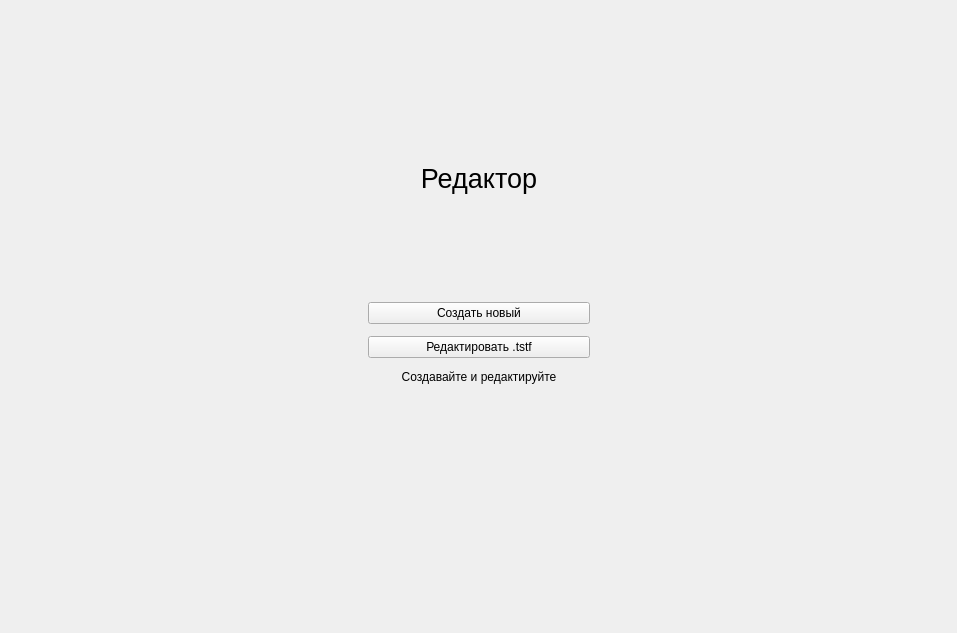
         <widget class="QWidget" name="pageChooseWidget">
          <layout class="QGridLayout" name="gridLayout">
           <item row="2" column="0">
            <spacer name="spacer">
             <property name="orientation">
              <enum>Qt::Horizontal</enum>
             </property>
             <property name="sizeHint" stdset="0">
              <size>
               <width>293</width>
               <height>247</height>
              </size>
             </property>
            </spacer>
           </item>
           <item row="0" column="1">
            <spacer name="verticalSpacer">
             <property name="orientation">
              <enum>Qt::Vertical</enum>
             </property>
             <property name="sizeHint" stdset="0">
              <size>
               <width>20</width>
               <height>152</height>
              </size>
             </property>
            </spacer>
           </item>
           <item row="3" column="1">
            <spacer name="spacer_6">
             <property name="orientation">
              <enum>Qt::Vertical</enum>
             </property>
             <property name="sizeHint" stdset="0">
              <size>
               <width>347</width>
               <height>172</height>
              </size>
             </property>
            </spacer>
           </item>
           <item row="2" column="1">
            <widget class="SimpleCardWidget" name="pageChooseChooseFile">
             <property name="minimumSize">
              <size>
               <width>350</width>
               <height>0</height>
              </size>
             </property>
             <property name="maximumSize">
              <size>
               <width>16777215</width>
               <height>250</height>
              </size>
             </property>
             <layout class="QVBoxLayout" name="verticalLayout_9">
              <property name="spacing">
               <number>12</number>
              </property>
              <property name="leftMargin">
               <number>64</number>
              </property>
              <property name="topMargin">
               <number>36</number>
              </property>
              <property name="rightMargin">
               <number>64</number>
              </property>
              <property name="bottomMargin">
               <number>36</number>
              </property>
              <item>
               <spacer name="spacer_3">
                <property name="orientation">
                 <enum>Qt::Vertical</enum>
                </property>
                <property name="sizeHint" stdset="0">
                 <size>
                  <width>20</width>
                  <height>40</height>
                 </size>
                </property>
               </spacer>
              </item>
              <item>
               <layout class="QHBoxLayout" name="layout">
                <property name="spacing">
                 <number>4</number>
                </property>
                <item>
                 <widget class="IconWidget" name="chooseFileIcon">
                  <property name="sizePolicy">
                   <sizepolicy hsizetype="Preferred" vsizetype="Preferred">
                    <horstretch>0</horstretch>
                    <verstretch>0</verstretch>
                   </sizepolicy>
                  </property>
                  <property name="minimumSize">
                   <size>
                    <width>24</width>
                    <height>24</height>
                   </size>
                  </property>
                  <property name="maximumSize">
                   <size>
                    <width>24</width>
                    <height>24</height>
                   </size>
                  </property>
                  <property name="acceptDrops">
                   <bool>true</bool>
                  </property>
                 </widget>
                </item>
               </layout>
              </item>
              <item>
               <widget class="PrimaryPushButton" name="newFileIconButton">
                <property name="sizePolicy">
                 <sizepolicy hsizetype="Preferred" vsizetype="Preferred">
                  <horstretch>0</horstretch>
                  <verstretch>0</verstretch>
                 </sizepolicy>
                </property>
                <property name="minimumSize">
                 <size>
                  <width>0</width>
                  <height>0</height>
                 </size>
                </property>
                <property name="maximumSize">
                 <size>
                  <width>16777215</width>
                  <height>16777215</height>
                 </size>
                </property>
                <property name="cursor">
                 <cursorShape>PointingHandCursor</cursorShape>
                </property>
                <property name="acceptDrops">
                 <bool>true</bool>
                </property>
                <property name="text">
                 <string>Создать новый</string>
                </property>
                <property name="icon">
                 <iconset>
                  <normaloff>:/gallery/images/icons/Menu_black.svg</normaloff>:/gallery/images/icons/Menu_black.svg</iconset>
                </property>
                <property name="hasIcon" stdset="0">
                 <bool>false</bool>
                </property>
               </widget>
              </item>
              <item>
               <widget class="PushButton" name="chooseFileIconButton">
                <property name="text">
                 <string>Редактировать .tstf</string>
                </property>
               </widget>
              </item>
              <item>
               <widget class="BodyLabel" name="ChooseFileLabel">
                <property name="acceptDrops">
                 <bool>true</bool>
                </property>
                <property name="text">
                 <string>Создавайте и редактируйте</string>
                </property>
                <property name="alignment">
                 <set>Qt::AlignCenter</set>
                </property>
                <property name="lightColor" stdset="0">
                 <color alpha="150">
                  <red>0</red>
                  <green>0</green>
                  <blue>0</blue>
                 </color>
                </property>
                <property name="darkColor" stdset="0">
                 <color alpha="150">
                  <red>255</red>
                  <green>255</green>
                  <blue>255</blue>
                 </color>
                </property>
               </widget>
              </item>
              <item>
               <spacer name="spacer_4">
                <property name="orientation">
                 <enum>Qt::Vertical</enum>
                </property>
                <property name="sizeHint" stdset="0">
                 <size>
                  <width>20</width>
                  <height>40</height>
                 </size>
                </property>
               </spacer>
              </item>
             </layout>
            </widget>
           </item>
           <item row="1" column="1">
            <widget class="CaptionLabel" name="pageHeader">
             <property name="font">
              <font>
               <pointsize>20</pointsize>
               <weight>50</weight>
               <bold>false</bold>
              </font>
             </property>
             <property name="text">
              <string>Редактор</string>
             </property>
             <property name="alignment">
              <set>Qt::AlignCenter</set>
             </property>
             <property name="lightColor" stdset="0">
              <color alpha="150">
               <red>0</red>
               <green>0</green>
               <blue>0</blue>
              </color>
             </property>
             <property name="darkColor" stdset="0">
              <color alpha="150">
               <red>255</red>
               <green>255</green>
               <blue>255</blue>
              </color>
             </property>
            </widget>
           </item>
           <item row="2" column="2">
            <spacer name="spacer_2">
             <property name="orientation">
              <enum>Qt::Horizontal</enum>
             </property>
             <property name="sizeHint" stdset="0">
              <size>
               <width>292</width>
               <height>247</height>
              </size>
             </property>
            </spacer>
           </item>
          </layout>
         </widget>
